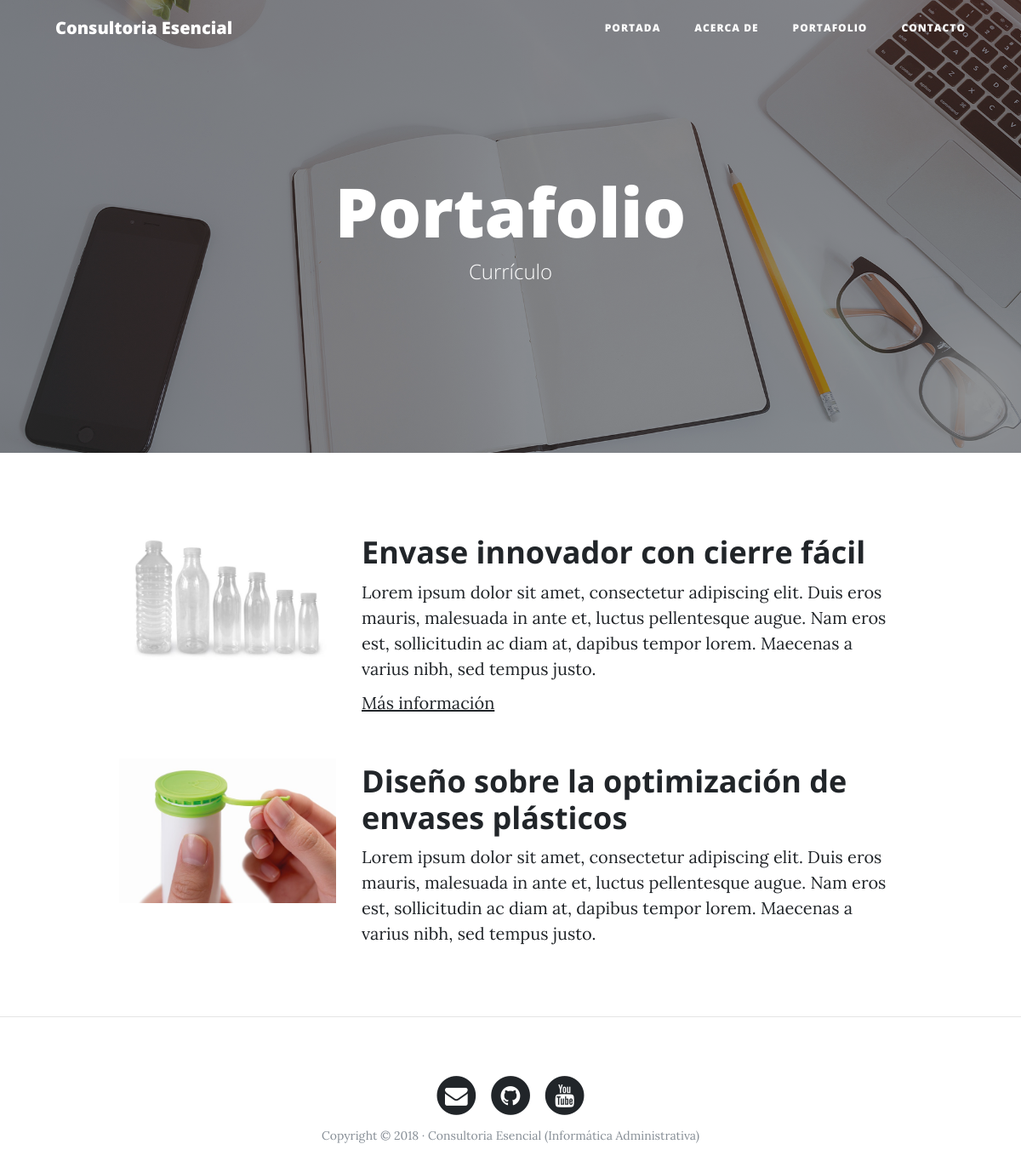
The page /portfolio/ on the database its author committed.
### portfolio/models.py (models this page shows, shortened)
class Project(models.Model):
    title = models.CharField(max_length=200, verbose_name='Título')
    description = models.TextField(verbose_name='Descripción')
    image = models.ImageField(verbose_name='Imágen', upload_to='projects')
    link = models.URLField(verbose_name='Dirección Web', null=True, blank=True)
    created = models.DateTimeField(auto_now_add=True, verbose_name='Fecha de creación')
    updated = models.DateTimeField(auto_now=True, verbose_name='Fecha de edición')
    class Meta:
        verbose_name = "proyecto"
        verbose_name_plural = "proyectos"
        ordering = ["-created"]

### portfolio/views.py (the view)
# urls.py: path('portfolio/', portfolio_views.portfolio, name='portfolio'),
def portfolio(request):
    projects = Project.objects.all()
    return render(request, 'portfolio/portfolio.html', {'projects':projects})

### portfolio/templates/portfolio/portfolio.html (shortened to what this page needs)
{% extends 'core/base.html'%}
{% block background %}{% load static %}{% static 'core/img/portfolio-bg.jpg' %}{% endblock %}
{% block headers %}
<h1>Portafolio</h1>
<span class="subheading">Currículo</span>
{% endblock %}
{% block content %}
    {% for project in projects %}
        <div class="row project">
            <div class="col-lg-3 col-md-4 offset-lg-1">
                <img class="img-fluid" src="{{project.image.url}}" alt="">
            </div>
            <div class="col-lg-7 col-md-8">
                <h2 class="section-heading title">{{project.title}}</h2>
                <p>{{project.description}}</p>
                {% if project.link %}
                    <p><a href="{{project.link}}">Más información</a></p>
                {% endif %}
            </div>
        </div>
    {% endfor %}
{% endblock %}

### core/templates/core/base.html (shortened to what this page needs)
<!DOCTYPE html>
<html lang="es">
  <head>
    {% load static %}
    <link href="{% static 'core/vendor/bootstrap/css/bootstrap.min.css' %}" rel="stylesheet">
    <link href="{% static 'core/vendor/font-awesome/css/font-awesome.min.css' %}" rel="stylesheet" type="text/css">
    <link href="{% static 'core/css/clean-blog.min.css' %}" rel="stylesheet">
  </head>
  <body>
    <nav class="navbar navbar-expand-lg navbar-light fixed-top" id="mainNav">
      <div class="container">
        <a class="navbar-brand" href="{% url 'home' %}">Consultoria Esencial</a>
        <div class="collapse navbar-collapse" id="navbarResponsive">
          <ul class="navbar-nav ml-auto">
            <li class="nav-item">
              <a class="nav-link" href="{% url 'home' %}">Portada</a>
            </li>
            <li class="nav-item">
              <a class="nav-link" href="{% url 'about' %}">Acerca de</a>
            </li>
            <li class="nav-item">
              <a class="nav-link" href="{% url 'portfolio' %}">Portafolio</a>
            </li>
            <li class="nav-item">
              <a class="nav-link" href="{% url 'contact' %}">Contacto</a>
            </li>
          </ul>
        </div>
      </div>
    </nav>
    <header class="masthead" style="background-image: url('{% block background %}{% endblock %}')">
      <div class="overlay"></div>
      <div class="container">
        <div class="row">
          <div class="col-lg-8 col-md-10 mx-auto">
            <div class="site-heading">
                {% block headers %}{% endblock %}
            </div>
          </div>
        </div>
      </div>
    </header>
    <div class="container">
      {% block content %}{% endblock %}
    </div>
    {% if request.path != "/" %}<hr>{% endif %}
    <footer>
      <div class="container">
        <div class="row">
          <div class="col-lg-8 col-md-10 mx-auto">
            <ul class="list-inline text-center">
              <li class="list-inline-item">
                <a href="#">
                  <span class="fa-stack fa-lg">
                    <i class="fa fa-circle fa-stack-2x"></i>
                    <i class="fa fa-envelope fa-stack-1x fa-inverse"></i>
                  </span>
                </a>
              </li>
              <li class="list-inline-item">
                <a href="#">
                  <span class="fa-stack fa-lg">
                    <i class="fa fa-circle fa-stack-2x"></i>
                    <i class="fa fa-github fa-stack-1x fa-inverse"></i>
                  </span>
                </a>
              </li>
              <li class="list-inline-item">
                <a href="#">
                  <span class="fa-stack fa-lg">
                    <i class="fa fa-circle fa-stack-2x"></i>
                    <i class="fa fa-youtube fa-stack-1x fa-inverse"></i>
                  </span>
                </a>
              </li>
            </ul>
            <p class="copyright text-muted">Copyright &copy; 2018 · Consultoria Esencial (Informática Administrativa) </p>
          </div>
        </div>
      </div>
    </footer>
  </body>
</html>

### rows shown on the page
Project: image (picture), title "Envase innovador con cierre fácil", description "Lorem ipsum dolor sit amet, consectetur adipiscing elit. Duis eros mauris, malesuada in ante et, luctus pellentesque augue. Nam eros est, sollicitudin ac diam at, dapibus tempor lorem. Maecenas a varius nibh, sed tempus justo."
Project: image (picture), title "Diseño sobre la optimización de envases plásticos", description "Lorem ipsum dolor sit amet, consectetur adipiscing elit. Duis eros mauris, malesuada in ante et, luctus pellentesque augue. Nam eros est, sollicitudin ac diam at, dapibus tempor lorem. Maecenas a varius nibh, sed tempus justo."
